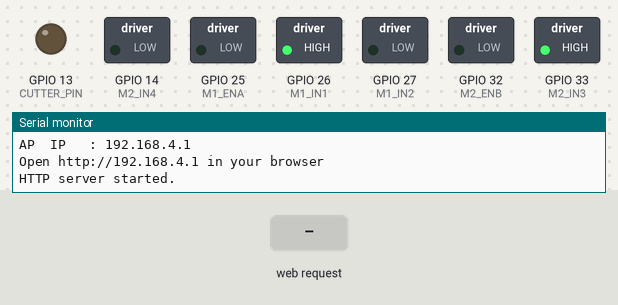
The sketch below on a simulated ESP32. On the bench: switched loads named in the sketch (green lamp = pin HIGH), output pins drawn as LEDs (lit = HIGH), the last lines printed to the serial monitor. The inputs (shaded band) are chosen by the test bench.

Above: at 1.2 s.
1.3 s: HTTP request GET /drive?cmd=fwd received
At 1.8 s:
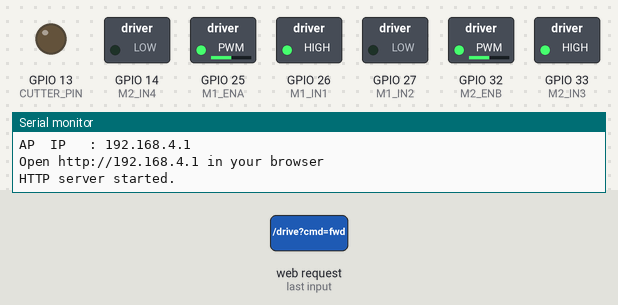
4.3 s: HTTP request GET /drive?cmd=left received
At 4.7 s:
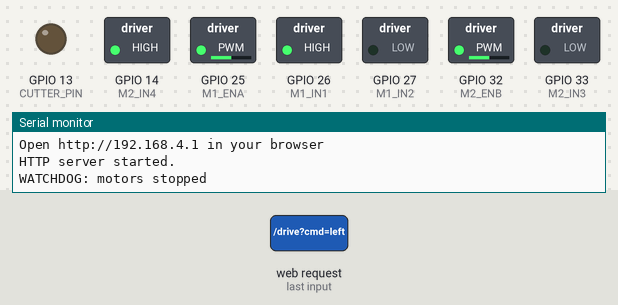
7.3 s: HTTP request GET /cutter?val=1&cmd=1 received
At 7.6 s:
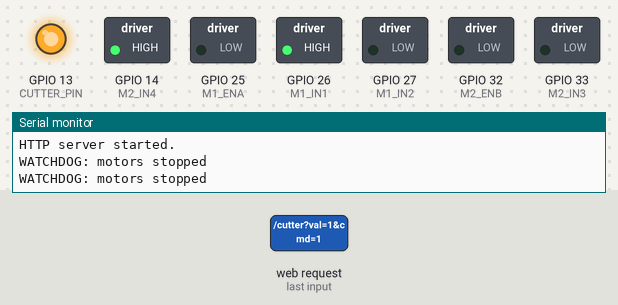
8.8 s: HTTP request GET /drive?cmd=fwd received
At 9.3 s:
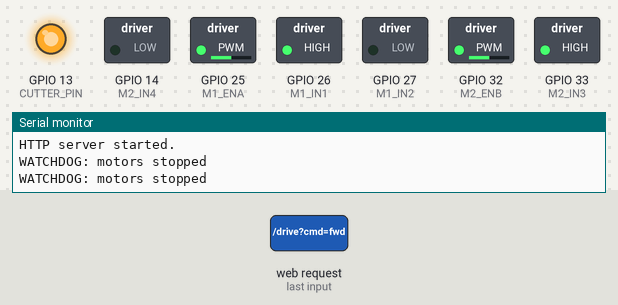
11.8 s: HTTP request GET /drive?cmd=left received
At 12.8 s:
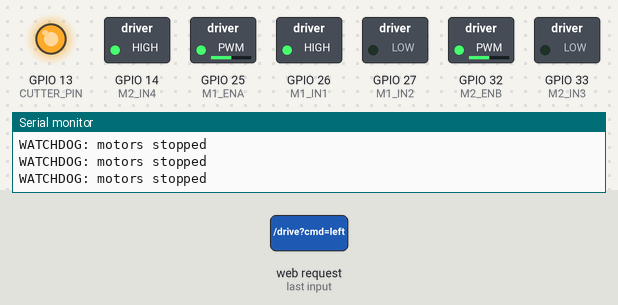
Timing chart, 0 to 15.3 s (numbered marks = the images above; inputs shaded):
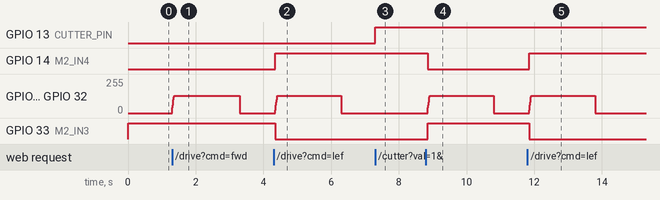

Measured:
- after the input at 1.3 s, GPIO 25 (M1_ENA), GPIO 32 (M2_ENB): 0/255 → 128/255 at once, → 0/255 2.0 s later
- after the input at 4.3 s, GPIO 14 (M2_IN4): LOW → HIGH after 0.05 s; GPIO 25 (M1_ENA), GPIO 32 (M2_ENB): 0/255 → 128/255 after 0.05 s, → 0/255 2.0 s later; GPIO 33 (M2_IN3): HIGH → LOW after 0.05 s
- after the input at 7.3 s, GPIO 13 (CUTTER_PIN): LOW → HIGH at once
- after the input at 8.8 s, GPIO 14 (M2_IN4): HIGH → LOW after 0.05 s; GPIO 25 (M1_ENA), GPIO 32 (M2_ENB): 0/255 → 128/255 after 0.05 s, → 0/255 2.0 s later; GPIO 33 (M2_IN3): LOW → HIGH after 0.05 s
- after the input at 11.8 s, GPIO 14 (M2_IN4): LOW → HIGH after 0.05 s; GPIO 25 (M1_ENA), GPIO 32 (M2_ENB): 0/255 → 128/255 after 0.05 s, → 0/255 2.0 s later; GPIO 33 (M2_IN3): HIGH → LOW after 0.05 s

The sketch:

mower.ino
```cpp
/**
 * ESP32 Robot Mower Controller
 * ============================
 * Differential-drive robot mower using two 31zy 12 V DC motors:
 *   - One L298N dual H-bridge module → speed (PWM) + direction (IN1–IN4)
 *
 * Access Point mode – no router needed.
 * 1. Connect your phone to the "MowerControl" WiFi network.
 * 2. Open http://192.168.4.1 in the browser.
 * 3. Hold a direction button to drive; release to stop.
 *    A 2-second watchdog cuts the motors if the connection drops.
 *
 * Wiring guide (L298N module)
 * ──────────────────────────────────────────────────────────────
 *  L298N power
 *    12 V Battery+  → L298N VCC (motor power)
 *    Battery− (GND) → L298N GND
 *    Remove ENA and ENB jumpers – connect to ESP32 instead.
 *
 *  LEFT motor (Motor A on L298N)
 *    ESP32 GPIO 25  → L298N ENA  (PWM speed)
 *    ESP32 GPIO 26  → L298N IN1  (direction)
 *    ESP32 GPIO 27  → L298N IN2  (direction)
 *    L298N OUT1 + OUT2  → Left motor terminals
 *
 *  RIGHT motor (Motor B on L298N)
 *    ESP32 GPIO 32  → L298N ENB  (PWM speed)
 *    ESP32 GPIO 33  → L298N IN3  (direction)
 *    ESP32 GPIO 14  → L298N IN4  (direction)
 *    L298N OUT3 + OUT4  → Right motor terminals
 *
 *  ESP32 GND  → L298N GND  (common ground)
 *  NOTE: L298N logic runs on 5 V – 3.3 V ESP32 signals are usually sufficient.
 *  If a motor runs the wrong way, swap its two L298N OUT wires.
 *
 *  CUTTER motor (single-channel relay module + 6 V supply)
 *    ESP32 GPIO 13  → Relay IN  (HIGH = relay on = motor runs)
 *    Relay VCC      → ESP32 3.3 V or 5 V (check module label)
 *    Relay GND      → ESP32 GND
 *    Relay COM      → 6 V Battery+
 *    Relay NO       → Cutter motor +
 *    Cutter motor − → 6 V Battery−
 *    NOTE: if your relay module is active-LOW, set CUTTER_RELAY_ON = LOW below.
 * Compatible with ESP32 Arduino Core v3.x
 * Board in Arduino IDE: "ESP32 Dev Module"
 * ──────────────────────────────────────────────────────────────
 */

#include <WiFi.h>
#include <WebServer.h>

// ── WiFi Access Point ────────────────────────────────────────
const char* AP_SSID     = "MowerControl";
const char* AP_PASSWORD = "mower1234";   // ≥8 chars; use "" for open network

// ── Pin assignments  (adjust to match your wiring) ───────────────
//  LEFT motor  – L298N Motor A
const int M1_ENA = 25;   // ENA  – PWM speed
const int M1_IN1 = 26;   // IN1  – direction
const int M1_IN2 = 27;   // IN2  – direction

//  RIGHT motor – L298N Motor B
const int M2_ENB = 32;   // ENB  – PWM speed
const int M2_IN3 = 33;   // IN3  – direction
const int M2_IN4 = 14;   // IN4  – direction

//  CUTTER motor – relay module
const int  CUTTER_PIN      = 13;   // Relay IN signal
const bool CUTTER_RELAY_ON = HIGH; // HIGH for active-HIGH modules; LOW for active-LOW

// If a motor runs the wrong way, set its flag to true
// (swaps IN1/IN2 or IN3/IN4 in software instead of rewiring).
const bool LEFT_INVERT  = false;
const bool RIGHT_INVERT = false;

// ── PWM ───────────────────────────────────────────────────
const int PWM_FREQ       = 5000;   // Hz
const int PWM_RESOLUTION = 8;      // bits → 0–255
// Core v3.x uses pin-based ledcAttach()/ledcWrite() – no channel numbers needed.

// Safety delay (ms) after stopping before changing motor direction
const int DIR_CHANGE_DELAY_MS = 50;

// Watchdog: cut motors if no /drive command received within this many ms
// (safety net if the phone disconnects while the mower is running)
const unsigned long WATCHDOG_MS = 2000;

// If the motor runs at full speed with no signal (active-LOW module:
// HIGH = off, LOW = full speed), set this to true.
// Set to false for standard active-HIGH modules.
const bool MOSFET_INVERT = true;

// ── Soft-start ramp (drive motors) ─────────────────────────────
const int RAMP_UP_STEP   = 20;   // PWM units per tick when accelerating (0–255)
const int RAMP_DOWN_STEP = 30;   // PWM units per tick when decelerating
const int RAMP_TICK_MS   = 10;   // ms between ramp ticks

// ── Runtime state ────────────────────────────────────────────
int  driveSpeed = 128;   // shared speed for both motors (0–255, default 50 %)

int  m1Speed  = 0;    // LEFT  – current PWM (0–255)
int  m1Target = 0;    // LEFT  – desired PWM (ramp steps toward this)
bool m1Fwd    = true; // LEFT  – current direction

int  m2Speed  = 0;    // RIGHT – current PWM
int  m2Target = 0;    // RIGHT – desired PWM
bool m2Fwd    = true; // RIGHT – current direction

unsigned long lastRampMs = 0;
unsigned long lastCmdMs  = 0;  // reset by every /drive command (watchdog)

bool cutterRelayOn = false;  // CUTTER – relay state

WebServer server(80);

// ── Web page (mobile-friendly D-pad UI) ──────────────────────
static const char HTML[] PROGMEM = R"rawliteral(
<!DOCTYPE html>
<html lang="en">
<head>
  <meta charset="UTF-8">
  <meta name="viewport" content="width=device-width,initial-scale=1,maximum-scale=1">
  <title>Robot Mower</title>
  <style>
    :root{
      --bg:#0d1117;--card:#161b22;--border:#30363d;
      --accent:#58a6ff;--green:#3fb950;--red:#f85149;--orange:#d29922;
      --text:#c9d1d9;--muted:#8b949e;
    }
    *{box-sizing:border-box;margin:0;padding:0}
    body{background:var(--bg);color:var(--text);
         font-family:-apple-system,Arial,sans-serif;
         padding:16px;max-width:400px;margin:auto;
         user-select:none;-webkit-user-select:none}
    h1{text-align:center;color:var(--accent);font-size:1.4rem;
       margin-bottom:6px;padding-top:8px}
    .sub{text-align:center;font-size:.85rem;color:var(--muted);margin-bottom:16px}
    #cmdlabel{font-weight:700;color:var(--accent)}
    .card{background:var(--card);border:1px solid var(--border);
          border-radius:10px;padding:16px;margin-bottom:14px}
    .srow{display:flex;justify-content:space-between;
          margin-bottom:8px;font-size:.85rem;color:var(--muted)}
    input[type=range]{width:100%;height:28px;accent-color:var(--accent)}
    /* D-pad */
    .dpad{display:grid;grid-template-columns:repeat(3,1fr);
          grid-template-rows:repeat(3,1fr);gap:10px;
          max-width:260px;margin:0 auto;aspect-ratio:1}
    .dpad button{border:none;border-radius:10px;font-size:1.7rem;
                 cursor:pointer;background:#21262d;color:var(--text);
                 transition:filter .1s;touch-action:none;
                 display:flex;align-items:center;justify-content:center}
    .dpad button:active,.dpad button.held{filter:brightness(.5)}
    #btn-fwd  {background:#132b13;color:var(--green)}
    #btn-bwd  {background:#2b1313;color:var(--red)}
    #btn-left {background:#13202b;color:var(--accent)}
    #btn-right{background:#13202b;color:var(--accent)}
    .btn-stp  {background:#2b2510 !important;color:var(--orange) !important}
    .empty    {background:transparent !important;pointer-events:none}
    /* Cutter */
    .ctrow{display:flex;align-items:center;gap:12px;margin-bottom:8px}
    #cutter-btn{width:100%;padding:12px;border:none;border-radius:8px;
                font-size:1rem;font-weight:700;cursor:pointer;touch-action:none;
                background:#132b13;color:var(--green)}
    #cutter-btn.on{background:#3fb950;color:#0d1117}
    /* Emergency stop */
    .estop{width:100%;padding:18px;background:#7f1d1d;color:#fff;
           border:2px solid #991b1b;border-radius:10px;font-size:1.1rem;
           font-weight:800;cursor:pointer;touch-action:none;letter-spacing:.04em}
    .estop:active{background:#991b1b}
  </style>
</head>
<body>
  <h1>&#129302; Robot Mower</h1>
  <p class="sub">Command: <span id="cmdlabel">STOP</span></p>

  <!-- Speed -->
  <div class="card">
    <div class="srow"><span>Speed</span><span id="sv">50 %</span></div>
    <input type="range" min="5" max="100" value="50" id="sl"
           oninput="setSpd(this.value)" onchange="setSpd(this.value)">
  </div>

  <!-- D-pad -->
  <div class="card">
    <div class="dpad">
      <div class="empty"></div>
      <button id="btn-fwd"
              onpointerdown="hold(event,'fwd')"   onpointerup="release(event)"
              onpointercancel="release(event)">&#9650;</button>
      <div class="empty"></div>

      <button id="btn-left"
              onpointerdown="hold(event,'left')"  onpointerup="release(event)"
              onpointercancel="release(event)">&#9664;</button>
      <button class="btn-stp"
              onpointerdown="release(event)">&#9632;</button>
      <button id="btn-right"
              onpointerdown="hold(event,'right')" onpointerup="release(event)"
              onpointercancel="release(event)">&#9654;</button>

      <div class="empty"></div>
      <button id="btn-bwd"
              onpointerdown="hold(event,'bwd')"   onpointerup="release(event)"
              onpointercancel="release(event)">&#9660;</button>
      <div class="empty"></div>
    </div>
  </div>

  <!-- Cutter -->
  <div class="card">
    <div class="srow"><span>&#9881; Cutter</span><span id="cv">OFF</span></div>
    <div class="ctrow">
      <button id="cutter-btn" onpointerdown="toggleCutter()">OFF</button>
    </div>
  </div>

  <button class="estop" onpointerdown="eStop()">
    &#9888;&nbsp; EMERGENCY STOP
  </button>

  <script>
    let holdTimer = null;
    let activeCmd = null;
    const REPEAT_MS = 150;  // re-send command while button is held

    function get(u){fetch(u).catch(()=>{})}

    function setSpd(v){
      document.getElementById('sv').innerText = v + ' %';
      get('/speed?val=' + v);
    }

    function sendCmd(cmd){
      document.getElementById('cmdlabel').innerText = cmd.toUpperCase();
      get('/drive?cmd=' + cmd);
    }

    function hold(e, cmd){
      e.currentTarget.setPointerCapture(e.pointerId);  // track pointer even if it drifts
      if(holdTimer) clearInterval(holdTimer);
      if(activeCmd){
        const prev = document.getElementById('btn-' + activeCmd);
        if(prev) prev.classList.remove('held');
      }
      activeCmd = cmd;
      document.getElementById('btn-' + cmd).classList.add('held');
      sendCmd(cmd);
      holdTimer = setInterval(() => sendCmd(cmd), REPEAT_MS);
    }

    function release(e){
      if(e) try{ e.currentTarget.releasePointerCapture(e.pointerId); }catch(_){}
      clearInterval(holdTimer);
      holdTimer = null;
      if(activeCmd){
        const el = document.getElementById('btn-' + activeCmd);
        if(el) el.classList.remove('held');
        activeCmd = null;
      }
      document.getElementById('cmdlabel').innerText = 'STOP';
      get('/drive?cmd=stop');
    }

    let cutterOn = false;

    function toggleCutter(){
      cutterOn = !cutterOn;
      const btn = document.getElementById('cutter-btn');
      btn.textContent = cutterOn ? 'ON' : 'OFF';
      btn.classList.toggle('on', cutterOn);
      document.getElementById('cv').innerText = cutterOn ? 'ON' : 'OFF';
      get('/cutter?val=' + (cutterOn ? '1' : '0'));
    }

    function eStop(){
      release(null);
      // Also stop cutter on emergency stop
      cutterOn = false;
      const btn = document.getElementById('cutter-btn');
      btn.textContent = 'OFF';
      btn.classList.remove('on');
      document.getElementById('cv').innerText = 'OFF';
      get('/cutter?val=0');
      get('/stop');
    }
  </script>
</body>
</html>
)rawliteral";

// ── Helpers ──────────────────────────────────────────────────
// Set L298N direction pins for one motor
static inline void setMotorDir(int in1, int in2, bool forward, bool invert) {
    bool fwd = forward ^ invert;
    digitalWrite(in1, fwd ? HIGH : LOW);
    digitalWrite(in2, fwd ? LOW  : HIGH);
}

// PWM write (L298N ENA/ENB: HIGH duty = more speed)
static inline void pwmWrite(int pin, int duty) {
    ledcWrite(pin, duty);
}

// Immediately cut a motor to 0 (bypasses ramp)
static inline void motorCut(int pin, int& speed, int& target) {
    speed  = 0;
    target = 0;
    pwmWrite(pin, 0);
}

// Non-blocking ramp – call every loop iteration
void rampMotors() {
    unsigned long now = millis();
    if (now - lastRampMs < (unsigned long)RAMP_TICK_MS) return;
    lastRampMs = now;

    auto step = [](int cur, int tgt) -> int {
        if (cur == tgt) return cur;
        int delta = (cur < tgt) ? RAMP_UP_STEP : -RAMP_DOWN_STEP;
        int next  = cur + delta;
        if ((delta > 0 && next > tgt) || (delta < 0 && next < tgt)) next = tgt;
        return constrain(next, 0, 255);
    };

    if (m1Speed != m1Target) {
        m1Speed = step(m1Speed, m1Target);
        pwmWrite(M1_ENA, m1Speed);
    }
    if (m2Speed != m2Target) {
        m2Speed = step(m2Speed, m2Target);
        pwmWrite(M2_ENB, m2Speed);
    }
}

// ── HTTP handlers ─────────────────────────────────────────────
void handleRoot() {
    server.sendHeader("Cache-Control", "no-cache");
    server.send_P(200, "text/html", HTML);
}

void handleSpeed() {
    if (!server.hasArg("val")) {
        server.send(400, "text/plain", "Bad Request");
        return;
    }
    int pct = constrain(server.arg("val").toInt(), 0, 100);
    driveSpeed = map(pct, 0, 100, 0, 255);

    // Update running motor targets immediately; ramp handles the transition
    if (m1Target > 0) m1Target = driveSpeed;
    if (m2Target > 0) m2Target = driveSpeed;

    server.send(200, "text/plain", "OK");
}

void handleCutter() {
    if (!server.hasArg("val")) {
        server.send(400, "text/plain", "Bad Request");
        return;
    }
    cutterRelayOn = server.arg("val").toInt() != 0;
    digitalWrite(CUTTER_PIN, cutterRelayOn ? CUTTER_RELAY_ON : !CUTTER_RELAY_ON);
    server.send(200, "text/plain", "OK");
}

void handleStop() {
    motorCut(M1_ENA, m1Speed, m1Target);
    motorCut(M2_ENB, m2Speed, m2Target);
    server.send(200, "text/plain", "OK");
}

void handleDrive() {
    if (!server.hasArg("cmd")) {
        server.send(400, "text/plain", "Bad Request");
        return;
    }
    String cmd = server.arg("cmd");

    // Whitelist valid commands to prevent injection
    if (cmd != "fwd" && cmd != "bwd" && cmd != "left" &&
        cmd != "right" && cmd != "stop") {
        server.send(400, "text/plain", "Invalid command");
        return;
    }

    lastCmdMs = millis();   // reset watchdog

    if (cmd == "stop") {
        m1Target = 0;
        m2Target = 0;
        server.send(200, "text/plain", "OK");
        return;
    }

    //   fwd   → left:fwd   right:fwd    (straight forward)
    //   bwd   → left:bwd   right:bwd    (straight backward)
    //   left  → left:fwd   right:bwd    (pivot left)
    //   right → left:bwd   right:fwd    (pivot right)
    bool newM1Fwd = (cmd == "fwd" || cmd == "left");
    bool newM2Fwd = (cmd == "fwd" || cmd == "right");

    // Change direction if needed – cut speed first to protect the H-bridge
    if (m1Fwd != newM1Fwd) {
        motorCut(M1_ENA, m1Speed, m1Target);
        delay(DIR_CHANGE_DELAY_MS);
        m1Fwd = newM1Fwd;
        setMotorDir(M1_IN1, M1_IN2, newM1Fwd, LEFT_INVERT);
    }
    if (m2Fwd != newM2Fwd) {
        motorCut(M2_ENB, m2Speed, m2Target);
        delay(DIR_CHANGE_DELAY_MS);
        m2Fwd = newM2Fwd;
        setMotorDir(M2_IN3, M2_IN4, newM2Fwd, RIGHT_INVERT);
    }

    m1Target = driveSpeed;
    m2Target = driveSpeed;

    server.send(200, "text/plain", "OK");
}

// Stop motors if the phone disconnects while the mower is moving
void checkWatchdog() {
    if ((m1Target > 0 || m2Target > 0) &&
        (millis() - lastCmdMs > WATCHDOG_MS)) {
        motorCut(M1_ENA, m1Speed, m1Target);
        motorCut(M2_ENB, m2Speed, m2Target);
        Serial.println("WATCHDOG: motors stopped");
    }
}

void handleNotFound() {
    server.send(404, "text/plain", "Not Found");
}

// ── Setup ─────────────────────────────────────────────────────
void setup() {
    Serial.begin(115200);

    // Direction pins – start both motors in forward direction
    pinMode(M1_IN1, OUTPUT); pinMode(M1_IN2, OUTPUT);
    pinMode(M2_IN3, OUTPUT); pinMode(M2_IN4, OUTPUT);
    setMotorDir(M1_IN1, M1_IN2, true, LEFT_INVERT);
    setMotorDir(M2_IN3, M2_IN4, true, RIGHT_INVERT);

    // Speed PWM (Core v3.x: pin-based, no channel numbers)
    ledcAttach(M1_ENA, PWM_FREQ, PWM_RESOLUTION);
    pwmWrite(M1_ENA, 0);

    ledcAttach(M2_ENB, PWM_FREQ, PWM_RESOLUTION);
    pwmWrite(M2_ENB, 0);

    // Cutter relay – ensure relay is off at startup
    pinMode(CUTTER_PIN, OUTPUT);
    digitalWrite(CUTTER_PIN, !CUTTER_RELAY_ON);

    // Start WiFi Access Point
    WiFi.softAP(AP_SSID, AP_PASSWORD);
    IPAddress ip = WiFi.softAPIP();
    Serial.printf("\nAP  SSID : %s\nAP  IP   : %s\nOpen http://%s in your browser\n",
                  AP_SSID, ip.toString().c_str(), ip.toString().c_str());

    // Register HTTP routes
    server.on("/",       HTTP_GET, handleRoot);
    server.on("/speed",  HTTP_GET, handleSpeed);
    server.on("/drive",  HTTP_GET, handleDrive);
    server.on("/stop",   HTTP_GET, handleStop);
    server.on("/cutter", HTTP_GET, handleCutter);
    server.onNotFound(handleNotFound);
    server.begin();
    Serial.println("HTTP server started.");
}

// ── Loop ──────────────────────────────────────────────────────
void loop() {
    server.handleClient();
    rampMotors();
    checkWatchdog();
}
```
